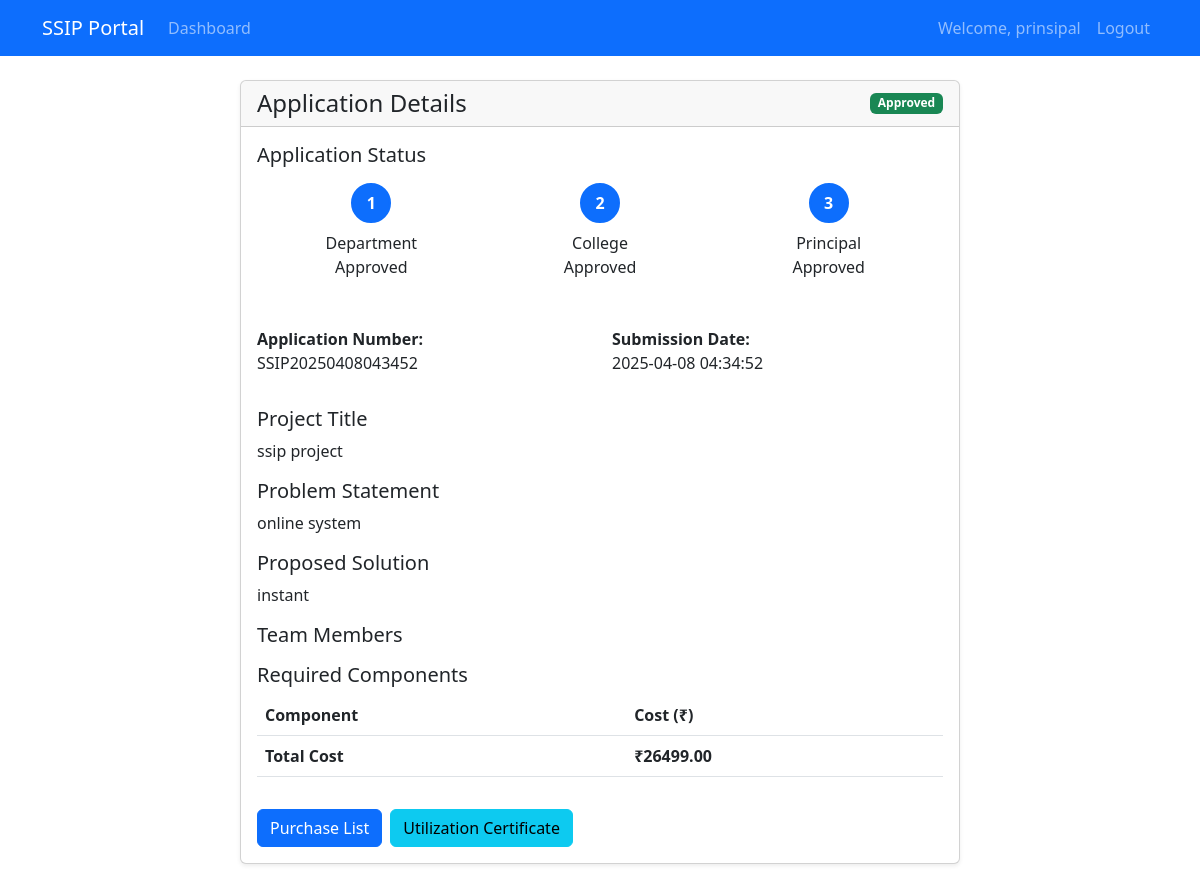
Page /application/1 (signed in) on the committed database.
### app.py (models this page shows, shortened)
class User(UserMixin, db.Model):
    id = db.Column(db.Integer, primary_key=True)
    email = db.Column(db.String(120), unique=True, nullable=False)
    password = db.Column(db.String(100), nullable=False)
    role = db.Column(db.String(20), nullable=False)  # student, dept_coord, college_coord, principal
    name = db.Column(db.String(100), nullable=False)
    department = db.Column(db.String(100))
    applications = db.relationship('Application', backref='applicant', lazy=True)

class Application(db.Model):
    id = db.Column(db.Integer, primary_key=True)
    application_number = db.Column(db.String(20), unique=True, nullable=False)
    project_title = db.Column(db.String(200), nullable=False)
    problem_statement = db.Column(db.Text, nullable=False)
    solution = db.Column(db.Text, nullable=False)
    team_members = db.Column(db.Text, nullable=False)
    required_components = db.Column(db.Text, nullable=False)
    total_cost = db.Column(db.Float, nullable=False)
    mentor_name = db.Column(db.String(100), nullable=True)
    mentor_email = db.Column(db.String(120), nullable=True)
    mentor_approval = db.Column(db.Boolean, default=False)
    mentor_approval_date = db.Column(db.DateTime, nullable=True)
    dept_status = db.Column(db.String(20), default='pending')
    dept_remarks = db.Column(db.Text)
    dept_review_date = db.Column(db.DateTime)
    college_status = db.Column(db.String(20), default='pending')
    college_remarks = db.Column(db.Text)
    college_review_date = db.Column(db.DateTime)
    principal_status = db.Column(db.String(20), default='pending')
    principal_remarks = db.Column(db.Text)
    principal_review_date = db.Column(db.DateTime)
    created_at = db.Column(db.DateTime, default=datetime.utcnow)
    last_updated = db.Column(db.DateTime, default=datetime.utcnow, onupdate=datetime.utcnow)
    user_id = db.Column(db.Integer, db.ForeignKey('user.id'), nullable=False)
    purchase_lists = db.relationship('PurchaseList', backref='application', lazy=True)
    utilization_certificates = db.relationship('UtilizationCertificate', backref='application', lazy=True)
    notifications = db.relationship('Notification', backref=db.backref('application', lazy=True), lazy=True)

### app.py (the view)
@app.route('/application/<int:id>')
@login_required
def view_application(id):
    application = Application.query.get_or_404(id)
    return render_template('view_application.html', application=application)

### app.py (called while the page is built)
@app.template_filter('from_json')
def from_json(value):
    try:
        return json.loads(value) if value else []
    except:
        return []

@login_manager.user_loader
def load_user(user_id):
    return User.query.get(int(user_id))

### templates/view_application.html (shortened to what this page needs)
{% extends "base.html" %}
{% block content %}
<div class="container">
    <div class="row justify-content-center">
        <div class="col-md-8">
            <div class="card">
                <div class="card-header d-flex justify-content-between align-items-center">
                    <h4 class="mb-0">Application Details</h4>
                    <span class="badge {% if application.principal_status == 'approved' %}bg-success{% elif application.principal_status == 'rejected' %}bg-danger{% else %}bg-warning{% endif %}">
                        {{ application.principal_status|title }}
                    </span>
                </div>
                <div class="card-body">
                    <div class="mb-4">
                        <h5>Application Status</h5>
                        <div class="progress-tracker mt-3">
                            <div class="progress-step {% if application.dept_status != 'pending' %}completed{% endif %} {% if application.dept_status == 'pending' %}active{% endif %}">
                                <div class="progress-step-icon">1</div>
                                <p class="mt-2">Department<br>{{ application.dept_status|title }}</p>
                            </div>
                            <div class="progress-step {% if application.college_status != 'pending' and application.dept_status == 'approved' %}completed{% endif %} ">
                                <div class="progress-step-icon">2</div>
                                <p class="mt-2">College<br>{{ application.college_status|title }}</p>
                            </div>
                            <div class="progress-step {% if application.principal_status != 'pending' and application.college_status == 'approved' %}completed{% endif %} ">
                                <div class="progress-step-icon">3</div>
                                <p class="mt-2">Principal<br>{{ application.principal_status|title }}</p>
                            </div>
                        </div>
                    </div>
                    <div class="row mb-3">
                        <div class="col-md-6">
                            <p><strong>Application Number:</strong><br>{{ application.application_number }}</p>
                        </div>
                        <div class="col-md-6">
                            <p><strong>Submission Date:</strong><br>{{ application.created_at.strftime('%Y-%m-%d %H:%M:%S') }}</p>
                        </div>
                    </div>
                    <div class="mb-3">
                        <h5>Project Title</h5>
                        <p>{{ application.project_title }}</p>
                    </div>
                    <div class="mb-3">
                        <h5>Problem Statement</h5>
                        <p>{{ application.problem_statement }}</p>
                    </div>
                    <div class="mb-3">
                        <h5>Proposed Solution</h5>
                        <p>{{ application.solution }}</p>
                    </div>
                    <div class="mb-3">
                        <h5>Team Members</h5>
                    </div>
                    <div class="mb-3">
                        <h5>Required Components</h5>
                        <div class="table-responsive">
                            <table class="table">
                                <thead>
                                    <tr>
                                        <th>Component</th>
                                        <th>Cost (₹)</th>
                                    </tr>
                                </thead>
                                <tfoot>
                                    <tr>
                                        <th>Total Cost</th>
                                        <th>₹{{ "%.2f"|format(application.total_cost) }}</th>
                                    </tr>
                                </tfoot>
                            </table>
                        </div>
                    </div>
                    <div class="d-flex gap-2">
                        {% if application.principal_status == 'approved' %}
                        <a href="{{ url_for('purchase_list', id=application.id) }}" class="btn btn-primary">
                            Purchase List
                        </a>
                        <a href="{{ url_for('utilization_certificate', id=application.id) }}" class="btn btn-info">
                            Utilization Certificate
                        </a>
                        {% endif %}
                    </div>
                </div>
            </div>
        </div>
    </div>
</div>
{% endblock %}

### templates/base.html (shortened to what this page needs)
<!DOCTYPE html>
<html lang="en">
<head>
    <link href="https://cdn.jsdelivr.net/npm/bootstrap@5.3.0/dist/css/bootstrap.min.css" rel="stylesheet">
    <link rel="stylesheet" href="{{ url_for('static', filename='css/style.css') }}">
</head>
<body>
    <nav class="navbar navbar-expand-lg navbar-dark bg-primary">
        <div class="container">
            <a class="navbar-brand" href="{{ url_for('index') }}">SSIP Portal</a>
            <div class="collapse navbar-collapse" id="navbarNav">
                <ul class="navbar-nav me-auto">
                    {% if current_user.is_authenticated %}
                        <li class="nav-item">
                            <a class="nav-link" href="{{ url_for('dashboard') }}">Dashboard</a>
                        </li>
                    {% endif %}
                </ul>
                <ul class="navbar-nav">
                    {% if current_user.is_authenticated %}
                        <li class="nav-item">
                            <span class="nav-link">Welcome, {{ current_user.name }}</span>
                        </li>
                        <li class="nav-item">
                            <a class="nav-link" href="{{ url_for('logout') }}">Logout</a>
                        </li>
                    {% endif %}
                </ul>
            </div>
        </div>
    </nav>
    <div class="container mt-4">
        {% block content %}{% endblock %}
    </div>
</body>
</html>

### static/css/style.css (style rules this page uses)
.progress-tracker { display: flex; justify-content: space-between; align-items: center; margin: 2rem 0; padding: 0; list-style: none; }
.progress-step { flex: 1; text-align: center; position: relative; }
.progress-step::after { content: ''; position: absolute; top: 50%; left: 50%; width: 100%; height: 2px; background: #dee2e6; z-index: -1; }
.progress-step:last-child::after { display: none; }
.progress-step-icon { display: inline-flex; justify-content: center; align-items: center; width: 40px; height: 40px; border-radius: 50%; background: #fff; border: 2px solid #dee2e6; color: #6c757d; font-weight: bold; }
.progress-step.completed .progress-step-icon { background: #0d6efd; border-color: #0d6efd; color: #fff; }
.card { margin-bottom: 1.5rem; box-shadow: 0 0.125rem 0.25rem rgba(0, 0, 0, 0.075); }

### rows in the picture
User: name "prinsipal"
Application: principal_status "Approved", dept_status "Approved", college_status "Approved", application_number "SSIP20250408043452", created_at "2025-04-08 04:34:52", project_title "ssip project", problem_statement "online system", solution "instant", total_cost "26499.00"
